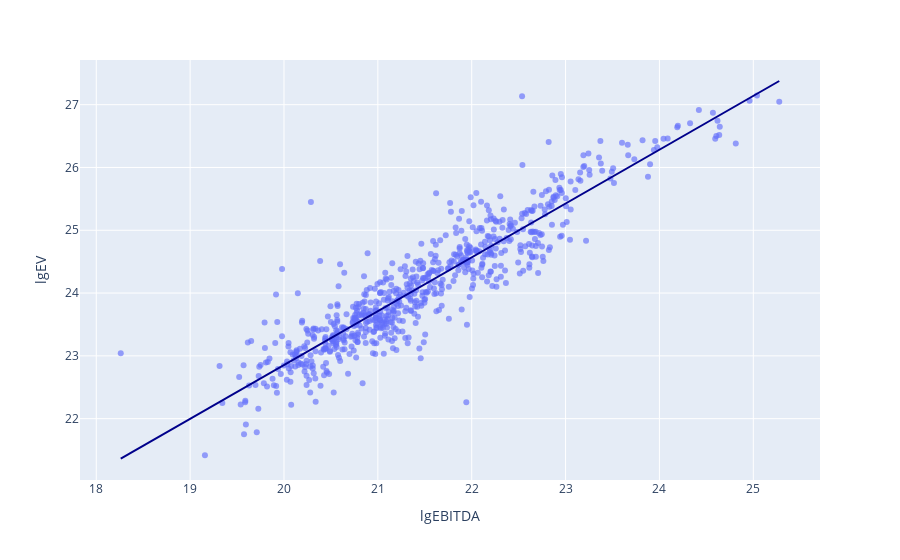

Source (notebook cell):
### Markdown cell above
[Code section 23]

### Code cell
# PLOTTING THE REGRESSION LINE FOR THE LOG-LOG MODEL

fig = px.scatter(
    df_ana12to15, x='lgEBITDA', y='lgEV', opacity=0.65,
    trendline='ols', trendline_color_override='darkblue'
)

fig

### Figure 1 — Plotly figure (JSON) as saved in the notebook; plotly's stock layout.template omitted (floating-point values rounded to 4 significant figures; data arrays with more than 128 entries replaced by an {"elided": "..."} marker saying what was removed)
{"data": [{"hovertemplate": "lgEBITDA=%{x}<br>lgEV=%{y}<extra></extra>", "legendgroup": "", "marker": {"color": "#636efa", "opacity": 0.65, "symbol": "circle"}, "mode": "markers", "name": "", "orientation": "v", "showlegend": false, "type": "scatter", "x": {"elided": "705 float values"}, "xaxis": "x", "y": {"elided": "705 float values"}, "yaxis": "y"}, {"hovertemplate": "<b>OLS trendline</b><br>lgEV = 0.857239 * lgEBITDA + 5.70905<br>R<sup>2</sup>=0.838795<br><br>lgEBITDA=%{x}<br>lgEV=%{y} <b>(trend)</b><extra></extra>", "legendgroup": "", "line": {"color": "darkblue"}, "marker": {"color": "#636efa", "symbol": "circle"}, "mode": "lines", "name": "", "showlegend": false, "type": "scatter", "x": {"elided": "705 float values"}, "xaxis": "x", "y": {"elided": "705 float values"}, "yaxis": "y"}], "layout": {"legend": {"tracegroupgap": 0}, "margin": {"t": 60}, "xaxis": {"anchor": "y", "domain": [0, 1], "title": {"text": "lgEBITDA"}}, "yaxis": {"anchor": "x", "domain": [0, 1], "title": {"text": "lgEV"}}}}
